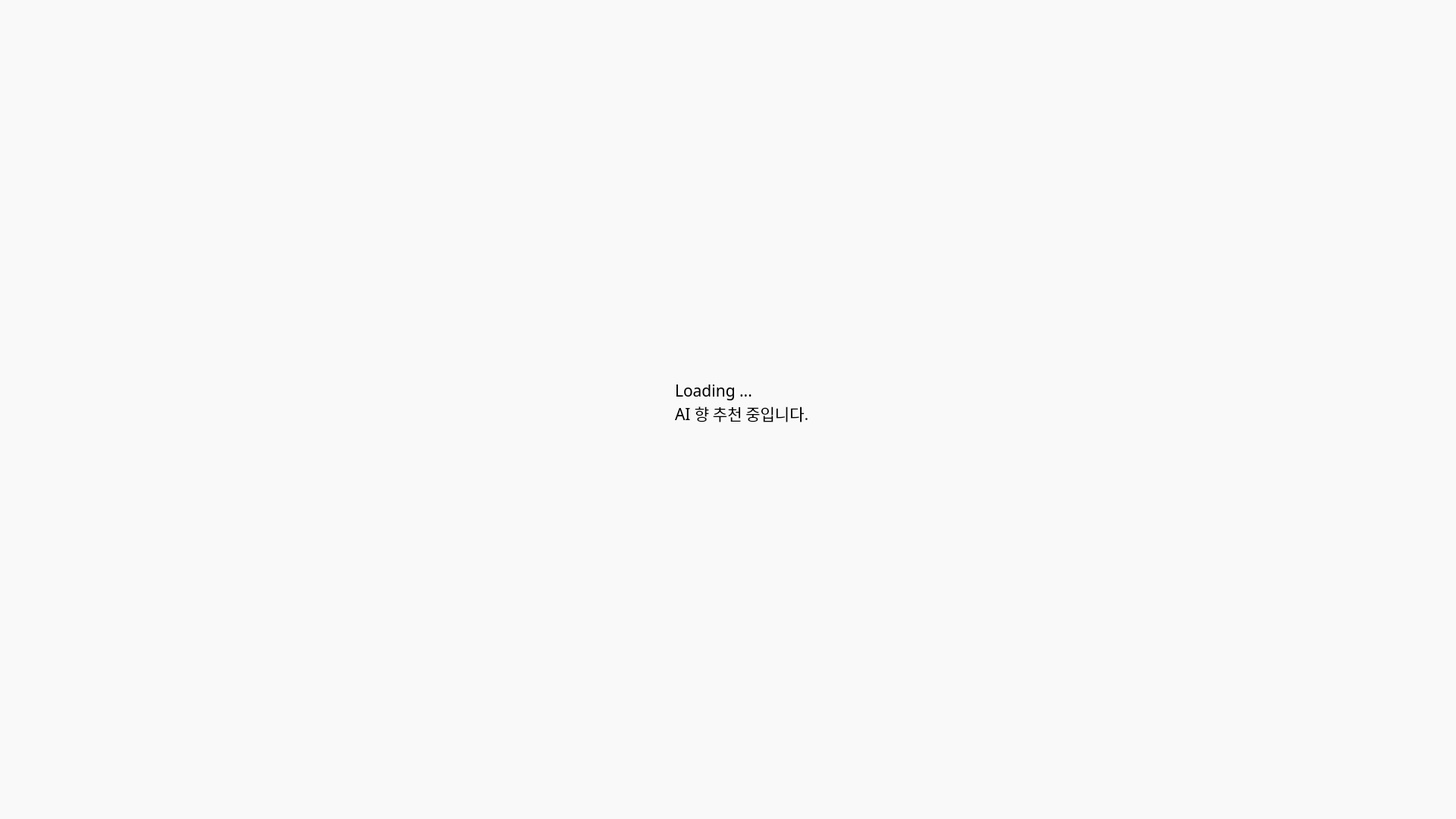
<?xml version="1.0" encoding="UTF-8"?>
<ui version="4.0">
 <class>MainWindow</class>
 <widget class="QMainWindow" name="MainWindow">
  <property name="windowModality">
   <enum>Qt::WindowModality::WindowModal</enum>
  </property>
  <property name="geometry">
   <rect>
    <x>0</x>
    <y>0</y>
    <width>1920</width>
    <height>1080</height>
   </rect>
  </property>
  <property name="sizePolicy">
   <sizepolicy hsizetype="Maximum" vsizetype="Maximum">
    <horstretch>0</horstretch>
    <verstretch>0</verstretch>
   </sizepolicy>
  </property>
  <property name="maximumSize">
   <size>
    <width>1920</width>
    <height>1080</height>
   </size>
  </property>
  <property name="font">
   <font>
    <family>Malgun Gothic</family>
    <pointsize>16</pointsize>
   </font>
  </property>
  <property name="focusPolicy">
   <enum>Qt::FocusPolicy::NoFocus</enum>
  </property>
  <property name="windowTitle">
   <string>Digital Olfaction Solution</string>
  </property>
  <property name="styleSheet">
   <string notr="true"/>
  </property>
  <property name="toolButtonStyle">
   <enum>Qt::ToolButtonStyle::ToolButtonIconOnly</enum>
  </property>
  <widget class="QWidget" name="centralwidget">
   <widget class="QLabel" name="label_background">
    <property name="geometry">
     <rect>
      <x>0</x>
      <y>0</y>
      <width>1920</width>
      <height>1080</height>
     </rect>
    </property>
    <property name="sizePolicy">
     <sizepolicy hsizetype="Expanding" vsizetype="Expanding">
      <horstretch>0</horstretch>
      <verstretch>0</verstretch>
     </sizepolicy>
    </property>
    <property name="maximumSize">
     <size>
      <width>1920</width>
      <height>1080</height>
     </size>
    </property>
    <property name="font">
     <font>
      <family>맑은 고딕</family>
      <pointsize>64</pointsize>
      <bold>true</bold>
     </font>
    </property>
    <property name="styleSheet">
     <string notr="true">QLabel{
	background-color : #F9F9F9
}</string>
    </property>
    <property name="text">
     <string/>
    </property>
    <property name="alignment">
     <set>Qt::AlignmentFlag::AlignCenter</set>
    </property>
   </widget>
   <widget class="QLabel" name="label">
    <property name="geometry">
     <rect>
      <x>890</x>
      <y>470</y>
      <width>411</width>
      <height>121</height>
     </rect>
    </property>
    <property name="text">
     <string>Loading ... 
AI 향 추천 중입니다.</string>
    </property>
   </widget>
  </widget>
 </widget>
 <resources/>
 <connections/>
</ui>
